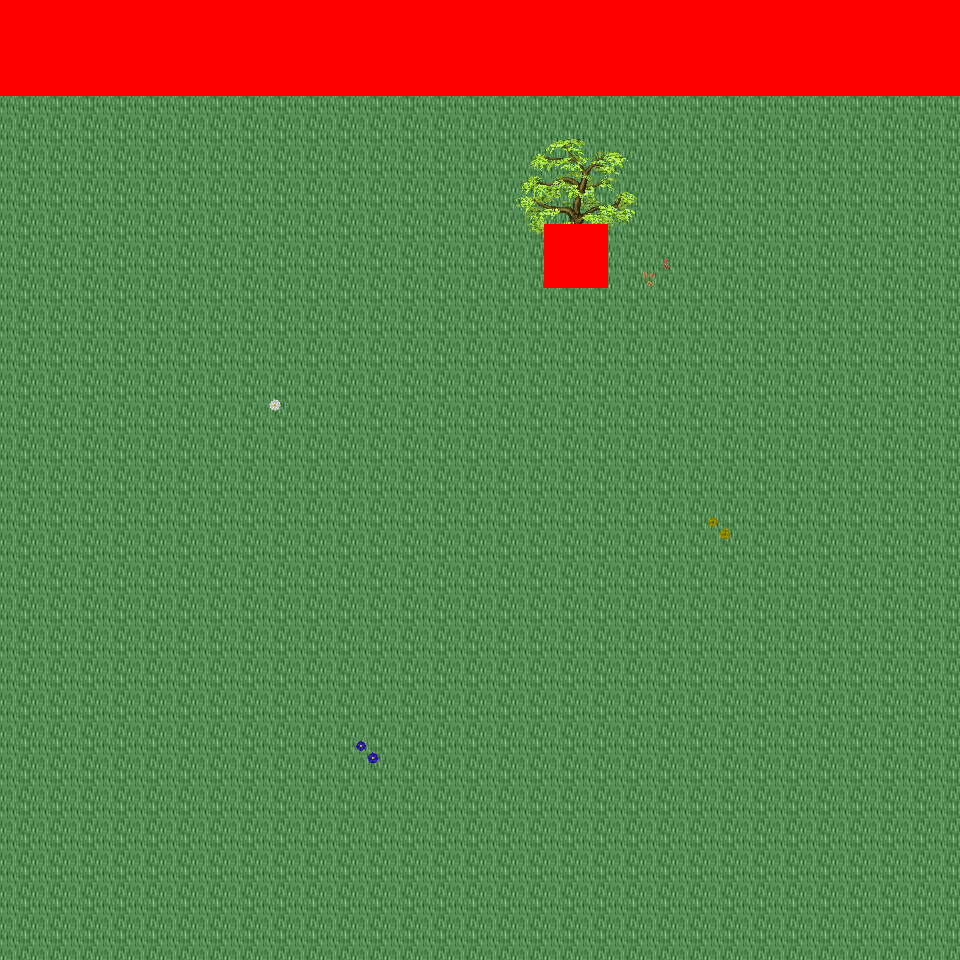

A 2D game scene composited from a Tiled map and its tileset images. What follows is a short description and the map's XML, with each tile layer's data collapsed to a summary:
An orthogonal 30x30 tile map with 32x32 px tiles, 6 tile layers (Ground, Object, Object2, Above, ...), 32 tilesets and 2 objects (2x mapExit).

<map version="1.0" orientation="orthogonal" renderorder="right-down" width="30" height="30" tilewidth="32" tileheight="32" nextobjectid="3">
  <tileset firstgid="1" name="tileset_logic_collision" tilewidth="32" tileheight="32" tilecount="1" columns="1">
    <image source="../drawable/tileset_logic_collision.png" width="32" height="32" />
  </tileset>
  <tileset firstgid="2" name="tileset_ground_ground" tilewidth="32" tileheight="32" tilecount="33" columns="3">
    <image source="../drawable/tileset_ground_ground.png" width="96" height="352" />
  </tileset>
  <tileset firstgid="35" name="tileset_building_castle" tilewidth="32" tileheight="32" tilecount="320" columns="20">
    <image source="../drawable/tileset_building_castle.png" width="640" height="512" />
  </tileset>
  <tileset firstgid="355" name="tileset_building_roof_blue" tilewidth="32" tileheight="32" tilecount="20" columns="5">
    <image source="../drawable/tileset_building_roof_blue.png" width="160" height="128" />
  </tileset>
  <tileset firstgid="375" name="tileset_item_weapon_cannon" tilewidth="32" tileheight="32" tilecount="12" columns="3">
    <image source="../drawable/tileset_item_weapon_cannon.png" width="96" height="128" />
  </tileset>
  <tileset firstgid="387" name="tileset_ground_stonecircle" tilewidth="32" tileheight="32" tilecount="81" columns="9">
    <image source="../drawable/tileset_ground_stonecircle.png" width="288" height="288" />
  </tileset>
  <tileset firstgid="468" name="tileset_ground_grass_edges" tilewidth="32" tileheight="32" tilecount="36" columns="12">
    <image source="../drawable/tileset_ground_grass_edges.png" width="384" height="96" />
  </tileset>
  <tileset firstgid="504" name="tileset_ground_grass_corners" tilewidth="32" tileheight="32" tilecount="24" columns="6">
    <image source="../drawable/tileset_ground_grass_corners.png" width="192" height="128" />
  </tileset>
  <tileset firstgid="528" name="tileset_plant_tree_fall_trees" tilewidth="32" tileheight="32" tilecount="40" columns="8">
    <image source="../drawable/tileset_plant_tree_fall_trees.png" width="256" height="160" />
  </tileset>
  <tileset firstgid="568" name="tileset_plant_tree_locust_tree" tilewidth="32" tileheight="32" tilecount="20" columns="4">
    <image source="../drawable/tileset_plant_tree_locust_tree.png" width="128" height="160" />
  </tileset>
  <tileset firstgid="588" name="tileset_furniture_light_lamp_blue" tilewidth="32" tileheight="32" tilecount="3" columns="1">
    <image source="../drawable/tileset_furniture_light_lamp_blue.png" width="32" height="96" />
  </tileset>
  <tileset firstgid="591" name="tileset_item_pot_pot_purple" tilewidth="32" tileheight="32" tilecount="1" columns="1">
    <image source="../drawable/tileset_item_pot_pot_purple.png" width="32" height="32" />
  </tileset>
  <tileset firstgid="592" name="tileset_item_pot_barrel_with_flower" tilewidth="32" tileheight="32" tilecount="2" columns="2">
    <image source="../drawable/tileset_item_pot_barrel_with_flower.png" width="64" height="32" />
  </tileset>
  <tileset firstgid="594" name="tileset_item_textile_laundry" tilewidth="32" tileheight="32" tilecount="16" columns="4">
    <image source="../drawable/tileset_item_textile_laundry.png" width="128" height="128" />
  </tileset>
  <tileset firstgid="610" name="tileset_plant_flower_daisy_blue" tilewidth="32" tileheight="32" tilecount="8" columns="2">
    <image source="../drawable/tileset_plant_flower_daisy_blue.png" width="64" height="128" />
  </tileset>
  <tileset firstgid="618" name="tileset_plant_flower_daisy_red" tilewidth="32" tileheight="32" tilecount="8" columns="2">
    <image source="../drawable/tileset_plant_flower_daisy_red.png" width="64" height="128" />
  </tileset>
  <tileset firstgid="626" name="tileset_plant_flower_daisy_white" tilewidth="32" tileheight="32" tilecount="8" columns="2">
    <image source="../drawable/tileset_plant_flower_daisy_white.png" width="64" height="128" />
  </tileset>
  <tileset firstgid="634" name="tileset_plant_flower_daisy_yellow" tilewidth="32" tileheight="32" tilecount="8" columns="2">
    <image source="../drawable/tileset_plant_flower_daisy_yellow.png" width="64" height="128" />
  </tileset>
  <tileset firstgid="642" name="tileset_light_dim_light_7x5" tilewidth="32" tileheight="32" tilecount="35" columns="7">
    <image source="../drawable/tileset_light_dim_light_7x5.png" width="224" height="160" />
  </tileset>
  <tileset firstgid="677" name="tileset_plant_stump_small_stump" tilewidth="32" tileheight="32" tilecount="4" columns="2">
    <image source="../drawable/tileset_plant_stump_small_stump.png" width="64" height="64" />
  </tileset>
  <tileset firstgid="681" name="tileset_plant_stump_stump_pale_purple" tilewidth="32" tileheight="32" tilecount="4" columns="2">
    <image source="../drawable/tileset_plant_stump_stump_pale_purple.png" width="64" height="64" />
  </tileset>
  <tileset firstgid="685" name="tileset_plant_indoor_small_flowerpots" tilewidth="32" tileheight="32" tilecount="4" columns="2">
    <image source="../drawable/tileset_plant_indoor_small_flowerpots.png" width="64" height="64" />
  </tileset>
  <tileset firstgid="689" name="tileset_plant_leaves" tilewidth="32" tileheight="32" tilecount="8" columns="4">
    <image source="../drawable/tileset_plant_leaves.png" width="128" height="64" />
  </tileset>
  <tileset firstgid="697" name="tileset_building_decoration_chimney" tilewidth="32" tileheight="32" tilecount="2" columns="1">
    <image source="../drawable/tileset_building_decoration_chimney.png" width="32" height="64" />
  </tileset>
  <tileset firstgid="699" name="tileset_building_decoration_orbpedestal" tilewidth="32" tileheight="32" tilecount="2" columns="1">
    <image source="../drawable/tileset_building_decoration_orbpedestal.png" width="32" height="64" />
  </tileset>
  <tileset firstgid="701" name="tileset_light_light_5x5" tilewidth="32" tileheight="32" tilecount="25" columns="5">
    <image source="../drawable/tileset_light_light_5x5.png" width="160" height="160" />
  </tileset>
  <tileset firstgid="726" name="tileset_plant_lily_pads" tilewidth="32" tileheight="32" tilecount="2" columns="1">
    <image source="../drawable/tileset_plant_lily_pads.png" width="32" height="64" />
  </tileset>
  <tileset firstgid="728" name="tileset_ground_ground_3" tilewidth="32" tileheight="32" tilecount="5" columns="5">
    <image source="../drawable/tileset_ground_ground_3.png" width="160" height="32" />
  </tileset>
  <tileset firstgid="733" name="tileset_building_cottage" tilewidth="32" tileheight="32" tilecount="256" columns="16">
    <image source="../drawable/tileset_building_cottage.png" width="512" height="512" />
  </tileset>
  <tileset firstgid="989" name="tileset_building_roof_thatched_roof" tilewidth="32" tileheight="32" tilecount="256" columns="16">
    <image source="../drawable/tileset_building_roof_thatched_roof.png" width="512" height="512" />
  </tileset>
  <tileset firstgid="1245" name="tileset_building_window_windows" tilewidth="32" tileheight="32" tilecount="256" columns="16">
    <image source="../drawable/tileset_building_window_windows.png" width="512" height="512" />
  </tileset>
  <tileset firstgid="1501" name="tileset_building_door_doors" tilewidth="32" tileheight="32" tilecount="256" columns="16">
    <image source="../drawable/tileset_building_door_doors.png" width="512" height="512" />
  </tileset>
  <layer name="Ground" width="30" height="30">
    <data>[900 cells, 900 non-empty, 4 distinct tile ids]</data>
  </layer>
  <layer name="Object" width="30" height="30">
    <data>[900 cells, 5 non-empty, 5 distinct tile ids]</data>
  </layer>
  <layer name="Object2" width="30" height="30">
    <data>[900 cells, 5 non-empty, 5 distinct tile ids]</data>
  </layer>
  <layer name="Above" width="30" height="30">
    <data>[900 cells, 16 non-empty, 16 distinct tile ids]</data>
  </layer>
  <layer name="Above2" width="30" height="30">
    <data>[900 cells, 0 non-empty, 0 distinct tile ids]</data>
  </layer>
  <layer name="Walkable" width="30" height="30">
    <data>[900 cells, 94 non-empty, 1 distinct tile ids]</data>
  </layer>
  <objectgroup name="MapEvents">
    <object id="1" name="south" type="mapExit" x="0" y="928" width="960" height="32">
      <properties>
        <property name="map" value="level_0_x34_y63" />
        <property name="x" value="0" />
        <property name="y" value="1" />
      </properties>
    </object>
    <object id="2" name="east" type="mapExit" x="928" y="96" width="32" height="864">
      <properties>
        <property name="map" value="level_0_x35_y62" />
        <property name="x" value="1" />
        <property name="y" value="3" />
      </properties>
    </object>
  </objectgroup>
</map>
